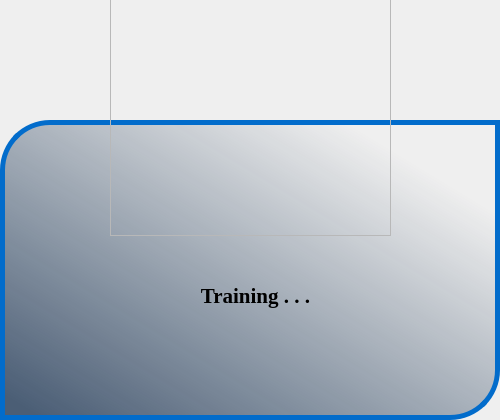
<?xml version="1.0" encoding="UTF-8"?>
<ui version="4.0">
 <class>Trainingwindow</class>
 <widget class="QWidget" name="Trainingwindow">
  <property name="geometry">
   <rect>
    <x>0</x>
    <y>0</y>
    <width>500</width>
    <height>420</height>
   </rect>
  </property>
  <property name="minimumSize">
   <size>
    <width>500</width>
    <height>420</height>
   </size>
  </property>
  <property name="maximumSize">
   <size>
    <width>500</width>
    <height>420</height>
   </size>
  </property>
  <property name="windowTitle">
   <string>Training</string>
  </property>
  <widget class="QFrame" name="maskborderframe">
   <property name="geometry">
    <rect>
     <x>0</x>
     <y>120</y>
     <width>500</width>
     <height>300</height>
    </rect>
   </property>
   <property name="styleSheet">
    <string notr="true">border:5px solid  rgb(2, 108, 203);
background-color: qlineargradient(spread:pad, x1:0.0397727, y1:0.949, x2:0.841, y2:0.159682, stop:0 rgba(1, 29, 63, 176), stop:1 rgba(2, 108, 203, 0));
border-top-left-radius:50px;
border-bottom-right-radius:50px;
</string>
   </property>
   <property name="frameShape">
    <enum>QFrame::StyledPanel</enum>
   </property>
   <property name="frameShadow">
    <enum>QFrame::Raised</enum>
   </property>
   <widget class="QLabel" name="label">
    <property name="geometry">
     <rect>
      <x>150</x>
      <y>100</y>
      <width>211</width>
      <height>151</height>
     </rect>
    </property>
    <property name="font">
     <font>
      <family>Times New Roman</family>
      <pointsize>16</pointsize>
      <weight>75</weight>
      <bold>true</bold>
     </font>
    </property>
    <property name="styleSheet">
     <string notr="true">border:none;
background-color:none;</string>
    </property>
    <property name="text">
     <string>Training . . .</string>
    </property>
    <property name="alignment">
     <set>Qt::AlignCenter</set>
    </property>
   </widget>
  </widget>
  <widget class="QFrame" name="maskfram">
   <property name="geometry">
    <rect>
     <x>110</x>
     <y>-5</y>
     <width>281</width>
     <height>241</height>
    </rect>
   </property>
   <property name="styleSheet">
    <string notr="true">background-color:none;
image: url(:/images/img.png);</string>
   </property>
   <property name="frameShape">
    <enum>QFrame::StyledPanel</enum>
   </property>
   <property name="frameShadow">
    <enum>QFrame::Raised</enum>
   </property>
  </widget>
 </widget>
 <resources>
  <include location="recogapp.qrc"/>
 </resources>
 <connections/>
</ui>
